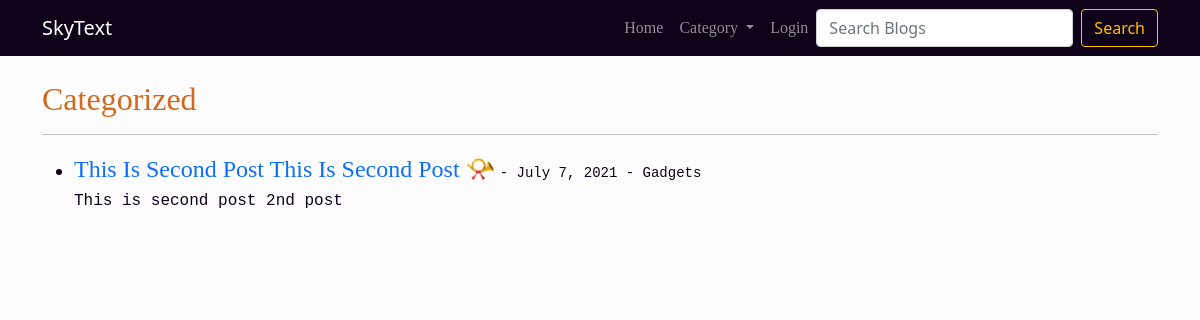
/category/Gadgets/, run on the app's committed database.
### home/models.py (models this page shows, shortened)
class Blog(models.Model):
    title = models.CharField(max_length=250)
    title_tag = models.CharField(max_length=100)
    content_tag = models.TextField()
    content = models.TextField()
    category = models.CharField(max_length=250)
    created_on = models.DateTimeField(default=datetime.now())
    author = models.ForeignKey(User, on_delete=models.CASCADE)
    views = models.IntegerField(default=0)
    published_status = models.BooleanField(default=True)
    class Meta:
        verbose_name_plural = 'Blogs'

### home/views.py (the view)
# urls.py: path('category/<str:category>/', views.category_filter, name='category_filter'),
def category_filter(request, category):
    blogs = Blog.objects.filter(category=category).order_by('-created_on')
    return render(request, 'category_filter.html', {'blogs':blogs})

### home/templates/category_filter.html
{% extends 'base.html' %}
{% block content %}
<h1>Categorized</h1> <hr>
<ul class='list-type'>
    {% for blog in blogs %}
        {% if blog.published_status %}
        <li>
            <a href="{% url 'textblog' pk=blog.pk date=blog.created_on.date %}">{{blog.title  | safe}}</a> <tt><small>-
                {{blog.created_on.date}} - {{blog.category}}</small> <br> {{blog.content_tag | safe}}</tt>
        </li>
        {% endif %}
    {% endfor %}
</ul>
{% endblock content %}

### home/templates/base.html (style rules this page uses)
body { color: rgb(15, 2, 27); background-color: #fcfcfc; }
ul a { font-family: 'Lora', serif; text-transform: capitalize; }
.list-type li a { text-decoration: none; font-size: x-large; }
h1 { font-family: 'Lora', serif; font-size: xx-large; font-weight: 500; text-transform: capitalize; color: chocolate; }

### data on the page
Blog: title "This Is Second Post This Is Second Post 📯", created_on "July 7, 2021", category "Gadgets", content_tag "This is second post 2nd post"
